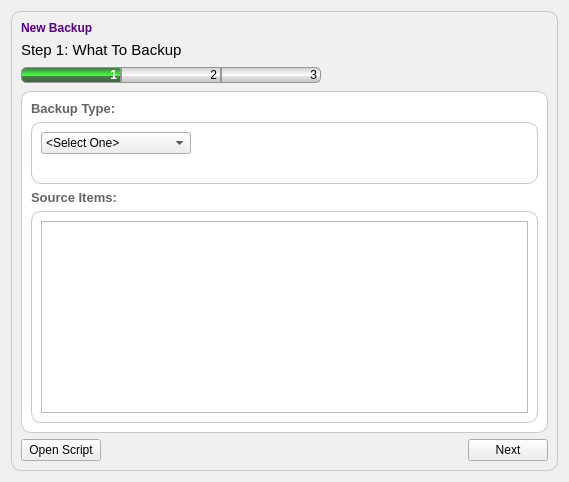
                   <widget class="QWidget" name="tab_what_to_backup_3">
                    <property name="styleSheet">
                     <string notr="true">#tab_what_to_backup {
  background-color: rgb(255, 255, 255);
}</string>
                    </property>
                    <attribute name="title">
                     <string>What To Backup</string>
                    </attribute>
                    <layout class="QGridLayout" name="gridLayout_5">
                     <item row="0" column="0">
                      <widget class="QFrame" name="frame_13">
                       <property name="styleSheet">
                        <string notr="true">QFrame#frame_13 {
  border: 1px solid rgb(200, 200, 200, 255);
  border-radius: 10px;
  background-color: rgb(240, 240, 240, 255);
}</string>
                       </property>
                       <property name="frameShape">
                        <enum>QFrame::StyledPanel</enum>
                       </property>
                       <property name="frameShadow">
                        <enum>QFrame::Raised</enum>
                       </property>
                       <layout class="QVBoxLayout" name="verticalLayout_23">
                        <item>
                         <widget class="QLabel" name="label_32">
                          <property name="styleSheet">
                           <string notr="true">background: none;</string>
                          </property>
                          <property name="text">
                           <string>&lt;html&gt;&lt;head/&gt;&lt;body&gt;&lt;p&gt;&lt;span style=&quot; font-size:9pt; font-weight:600; color:#55007f;&quot;&gt;New Backup&lt;/span&gt;&lt;/p&gt;&lt;/body&gt;&lt;/html&gt;</string>
                          </property>
                          <property name="textFormat">
                           <enum>Qt::RichText</enum>
                          </property>
                         </widget>
                        </item>
                        <item>
                         <widget class="QLabel" name="label_2">
                          <property name="text">
                           <string>&lt;html&gt;&lt;head/&gt;&lt;body&gt;&lt;p&gt;&lt;span style=&quot; font-size:11pt;&quot;&gt;Step 1: What To Backup&lt;/span&gt;&lt;/p&gt;&lt;/body&gt;&lt;/html&gt;</string>
                          </property>
                         </widget>
                        </item>
                        <item>
                         <widget class="QFrame" name="frame_4">
                          <property name="frameShape">
                           <enum>QFrame::NoFrame</enum>
                          </property>
                          <property name="frameShadow">
                           <enum>QFrame::Plain</enum>
                          </property>
                          <property name="lineWidth">
                           <number>0</number>
                          </property>
                          <layout class="QHBoxLayout" name="horizontalLayout">
                           <property name="spacing">
                            <number>0</number>
                           </property>
                           <property name="margin">
                            <number>0</number>
                           </property>
                           <item>
                            <widget class="QLabel" name="label_3">
                             <property name="sizePolicy">
                              <sizepolicy hsizetype="Fixed" vsizetype="Fixed">
                               <horstretch>0</horstretch>
                               <verstretch>0</verstretch>
                              </sizepolicy>
                             </property>
                             <property name="minimumSize">
                              <size>
                               <width>100</width>
                               <height>0</height>
                              </size>
                             </property>
                             <property name="maximumSize">
                              <size>
                               <width>100</width>
                               <height>16777215</height>
                              </size>
                             </property>
                             <property name="styleSheet">
                              <string notr="true">#label_3 {
  border: 1px solid rgb(150, 150, 150);
  border-top-left-radius: 5px;
  border-bottom-left-radius: 5px;
  background-color: qlineargradient(spread:pad, x1:1, y1:0, x2:1, y2:1, stop:0 rgba(70, 102, 70, 255), stop:0.528409 rgba(70, 255, 70, 255), stop:0.590909 rgba(70, 126, 70, 255), stop:1 rgba(70, 93, 70, 255));
  color: white;
}</string>
                             </property>
                             <property name="frameShape">
                              <enum>QFrame::NoFrame</enum>
                             </property>
                             <property name="text">
                              <string>&lt;html&gt;&lt;head/&gt;&lt;body&gt;&lt;p&gt;&lt;span style=&quot; font-size:9pt; font-weight:600;&quot;&gt;1&lt;/span&gt;&lt;/p&gt;&lt;/body&gt;&lt;/html&gt;</string>
                             </property>
                             <property name="alignment">
                              <set>Qt::AlignRight|Qt::AlignTrailing|Qt::AlignVCenter</set>
                             </property>
                            </widget>
                           </item>
                           <item>
                            <widget class="QLabel" name="label_4">
                             <property name="sizePolicy">
                              <sizepolicy hsizetype="Fixed" vsizetype="Fixed">
                               <horstretch>0</horstretch>
                               <verstretch>0</verstretch>
                              </sizepolicy>
                             </property>
                             <property name="minimumSize">
                              <size>
                               <width>100</width>
                               <height>0</height>
                              </size>
                             </property>
                             <property name="maximumSize">
                              <size>
                               <width>100</width>
                               <height>16777215</height>
                              </size>
                             </property>
                             <property name="styleSheet">
                              <string notr="true">#label_4 {
  border: 1px solid rgb(150, 150, 150);
  background-color: qlineargradient(spread:pad, x1:1, y1:0, x2:1, y2:1, stop:0 rgba(202, 202, 202, 255), stop:0.528409 rgba(255, 255, 255, 255), stop:0.590909 rgba(226, 226, 226, 255), stop:1 rgba(193, 193, 193, 255));
  color: black;
}</string>
                             </property>
                             <property name="text">
                              <string>&lt;html&gt;&lt;head/&gt;&lt;body&gt;&lt;p&gt;&lt;span style=&quot; font-size:9pt;&quot;&gt;2&lt;/span&gt;&lt;/p&gt;&lt;/body&gt;&lt;/html&gt;</string>
                             </property>
                             <property name="alignment">
                              <set>Qt::AlignRight|Qt::AlignTrailing|Qt::AlignVCenter</set>
                             </property>
                            </widget>
                           </item>
                           <item>
                            <widget class="QLabel" name="label_5">
                             <property name="sizePolicy">
                              <sizepolicy hsizetype="Fixed" vsizetype="Fixed">
                               <horstretch>0</horstretch>
                               <verstretch>0</verstretch>
                              </sizepolicy>
                             </property>
                             <property name="minimumSize">
                              <size>
                               <width>100</width>
                               <height>0</height>
                              </size>
                             </property>
                             <property name="maximumSize">
                              <size>
                               <width>100</width>
                               <height>16777215</height>
                              </size>
                             </property>
                             <property name="styleSheet">
                              <string notr="true">#label_5 {
  border: 1px solid rgb(150, 150, 150);
  border-top-right-radius: 5px;
  border-bottom-right-radius: 5px;
  background-color: qlineargradient(spread:pad, x1:1, y1:0, x2:1, y2:1, stop:0 rgba(202, 202, 202, 255), stop:0.528409 rgba(255, 255, 255, 255), stop:0.590909 rgba(226, 226, 226, 255), stop:1 rgba(193, 193, 193, 255));
  color: black;
}</string>
                             </property>
                             <property name="text">
                              <string>&lt;html&gt;&lt;head/&gt;&lt;body&gt;&lt;p&gt;&lt;span style=&quot; font-size:9pt;&quot;&gt;3&lt;/span&gt;&lt;/p&gt;&lt;/body&gt;&lt;/html&gt;</string>
                             </property>
                             <property name="alignment">
                              <set>Qt::AlignRight|Qt::AlignTrailing|Qt::AlignVCenter</set>
                             </property>
                            </widget>
                           </item>
                           <item>
                            <spacer name="horizontalSpacer">
                             <property name="orientation">
                              <enum>Qt::Horizontal</enum>
                             </property>
                             <property name="sizeHint" stdset="0">
                              <size>
                               <width>227</width>
                               <height>20</height>
                              </size>
                             </property>
                            </spacer>
                           </item>
                          </layout>
                         </widget>
                        </item>
                        <item>
                         <widget class="QFrame" name="frame_23">
                          <property name="minimumSize">
                           <size>
                            <width>0</width>
                            <height>0</height>
                           </size>
                          </property>
                          <property name="styleSheet">
                           <string notr="true">QFrame#frame_23 {
  border: 1px solid rgb(200, 200, 200, 255);
  border-radius: 10px;
  background-color: white;
}</string>
                          </property>
                          <property name="frameShape">
                           <enum>QFrame::StyledPanel</enum>
                          </property>
                          <property name="frameShadow">
                           <enum>QFrame::Raised</enum>
                          </property>
                          <layout class="QVBoxLayout" name="verticalLayout_24">
                           <item>
                            <widget class="QLabel" name="label_33">
                             <property name="sizePolicy">
                              <sizepolicy hsizetype="Preferred" vsizetype="Fixed">
                               <horstretch>0</horstretch>
                               <verstretch>0</verstretch>
                              </sizepolicy>
                             </property>
                             <property name="minimumSize">
                              <size>
                               <width>0</width>
                               <height>0</height>
                              </size>
                             </property>
                             <property name="maximumSize">
                              <size>
                               <width>16777215</width>
                               <height>16777215</height>
                              </size>
                             </property>
                             <property name="text">
                              <string>&lt;html&gt;&lt;head/&gt;&lt;body&gt;&lt;p&gt;&lt;span style=&quot; font-size:10pt; font-weight:600; color:#646464;&quot;&gt;Backup Type:&lt;/span&gt;&lt;/p&gt;&lt;/body&gt;&lt;/html&gt;</string>
                             </property>
                            </widget>
                           </item>
                           <item>
                            <widget class="QFrame" name="frame_24">
                             <property name="sizePolicy">
                              <sizepolicy hsizetype="Preferred" vsizetype="Fixed">
                               <horstretch>0</horstretch>
                               <verstretch>0</verstretch>
                              </sizepolicy>
                             </property>
                             <property name="minimumSize">
                              <size>
                               <width>0</width>
                               <height>0</height>
                              </size>
                             </property>
                             <property name="maximumSize">
                              <size>
                               <width>16777215</width>
                               <height>16777215</height>
                              </size>
                             </property>
                             <property name="styleSheet">
                              <string notr="true">QFrame#frame_24 {
  border: 1px solid rgb(200, 200, 200, 255);
  border-radius: 10px;
  background-color: white;
}</string>
                             </property>
                             <property name="frameShape">
                              <enum>QFrame::StyledPanel</enum>
                             </property>
                             <property name="frameShadow">
                              <enum>QFrame::Raised</enum>
                             </property>
                             <layout class="QVBoxLayout" name="verticalLayout_25">
                              <item>
                               <widget class="QComboBox" name="backup_type_combo">
                                <property name="minimumSize">
                                 <size>
                                  <width>0</width>
                                  <height>0</height>
                                 </size>
                                </property>
                                <property name="maximumSize">
                                 <size>
                                  <width>150</width>
                                  <height>16777215</height>
                                 </size>
                                </property>
                                <property name="editable">
                                 <bool>false</bool>
                                </property>
                                <item>
                                 <property name="text">
                                  <string>&lt;Select One&gt;</string>
                                 </property>
                                </item>
                                <item>
                                 <property name="text">
                                  <string>Full Backup</string>
                                 </property>
                                </item>
                                <item>
                                 <property name="text">
                                  <string>Incremental Backup</string>
                                 </property>
                                </item>
                                <item>
                                 <property name="text">
                                  <string>Differential Backup</string>
                                 </property>
                                </item>
                               </widget>
                              </item>
                              <item>
                               <widget class="QLabel" name="backup_type_label">
                                <property name="sizePolicy">
                                 <sizepolicy hsizetype="Preferred" vsizetype="Fixed">
                                  <horstretch>0</horstretch>
                                  <verstretch>0</verstretch>
                                 </sizepolicy>
                                </property>
                                <property name="text">
                                 <string/>
                                </property>
                                <property name="wordWrap">
                                 <bool>true</bool>
                                </property>
                               </widget>
                              </item>
                             </layout>
                            </widget>
                           </item>
                           <item>
                            <widget class="QLabel" name="label_34">
                             <property name="sizePolicy">
                              <sizepolicy hsizetype="Preferred" vsizetype="Fixed">
                               <horstretch>0</horstretch>
                               <verstretch>0</verstretch>
                              </sizepolicy>
                             </property>
                             <property name="text">
                              <string>&lt;html&gt;&lt;head/&gt;&lt;body&gt;&lt;p&gt;&lt;span style=&quot; font-size:10pt; font-weight:600; color:#646464;&quot;&gt;Source Items:&lt;/span&gt;&lt;/p&gt;&lt;/body&gt;&lt;/html&gt;</string>
                             </property>
                            </widget>
                           </item>
                           <item>
                            <widget class="QFrame" name="frame_25">
                             <property name="styleSheet">
                              <string notr="true">QFrame#frame_25 {
  border: 1px solid rgb(200, 200, 200, 255);
  border-radius: 10px;
  background-color: white;
}</string>
                             </property>
                             <property name="frameShape">
                              <enum>QFrame::StyledPanel</enum>
                             </property>
                             <property name="frameShadow">
                              <enum>QFrame::Raised</enum>
                             </property>
                             <layout class="QHBoxLayout" name="horizontalLayout_19">
                              <item>
                               <widget class="QTreeView" name="treeView"/>
                              </item>
                             </layout>
                            </widget>
                           </item>
                          </layout>
                         </widget>
                        </item>
                        <item>
                         <layout class="QHBoxLayout" name="horizontalLayout_20">
                          <item>
                           <widget class="QPushButton" name="load_script_button">
                            <property name="text">
                             <string>Open Script</string>
                            </property>
                            <property name="icon">
                             <iconset resource="Graphics.qrc">
                              <normaloff>:/icons/graphics/Open_win7.ico</normaloff>:/icons/graphics/Open_win7.ico</iconset>
                            </property>
                           </widget>
                          </item>
                          <item>
                           <spacer name="horizontalSpacer_9">
                            <property name="orientation">
                             <enum>Qt::Horizontal</enum>
                            </property>
                            <property name="sizeHint" stdset="0">
                             <size>
                              <width>40</width>
                              <height>20</height>
                             </size>
                            </property>
                           </spacer>
                          </item>
                          <item>
                           <widget class="QPushButton" name="backup_next_button_1">
                            <property name="sizePolicy">
                             <sizepolicy hsizetype="Preferred" vsizetype="Preferred">
                              <horstretch>0</horstretch>
                              <verstretch>0</verstretch>
                             </sizepolicy>
                            </property>
                            <property name="text">
                             <string>Next</string>
                            </property>
                            <property name="icon">
                             <iconset resource="Graphics.qrc">
                              <normaloff>:/icons/graphics/1362909890_forward.png</normaloff>:/icons/graphics/1362909890_forward.png</iconset>
                            </property>
                           </widget>
                          </item>
                         </layout>
                        </item>
                       </layout>
                      </widget>
                     </item>
                    </layout>
                   </widget>
